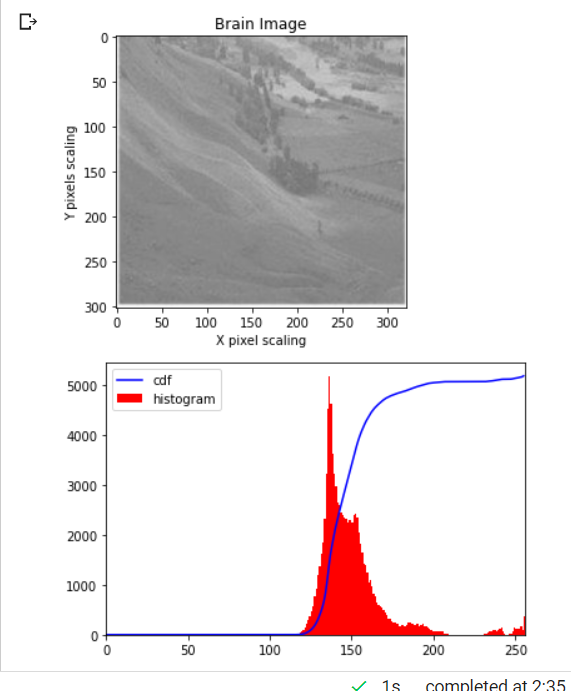
#> input picture Week 5/Wiki.png, 571 x 691 px, given in place of wiki.jpg, which was not available
$ jupyter execute 'Week 5 HW.ipynb'
#> lines starting #> are read from the running program, lines starting #| are printed output that depends on the picture; pictures that were not available may be replaced by others from this repository, and a replacement may not be noted
[cell 1]
import numpy as np
import cv2 as cv
from matplotlib import pyplot as plt
from matplotlib import image as mpimg
import sys

img = cv.imread("wiki.jpg",0)
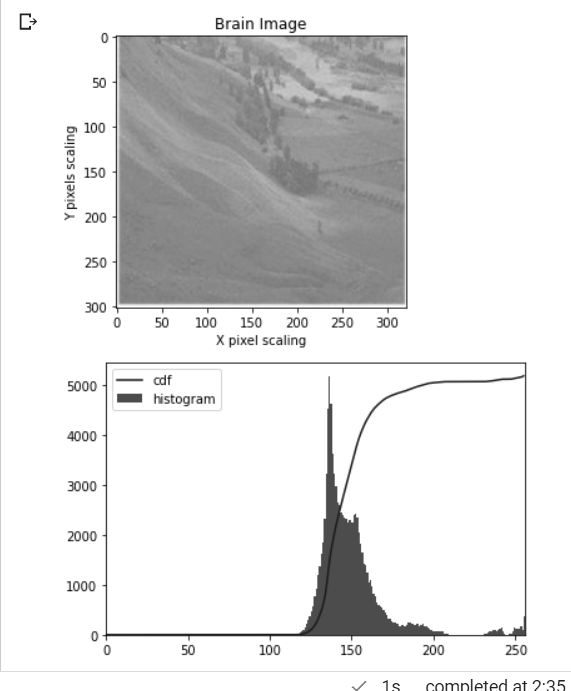
#> img: shape (691, 571); min 9, max 255, mean 225.5

plt.title("Wiki Image")
plt.xlabel("X pixel scaling")
plt.ylabel("Y pixels scaling")

image = mpimg.imread("wiki.jpg")
plt.imshow(image)
plt.show()


hist,bins = np.histogram(img.flatten(),256,[0,256])
#> hist = 256 values, max 288282 at index 255, min 0 at index 0, mean 1541.3; bins = 257 values from 0 to 256
cdf = hist.cumsum()
#> cdf = 256 values from 0 to 394561
cdf_normalized = cdf * float(hist.max()) / cdf.max()
#> cdf_normalized = 256 values from 0 to 288282
plt.plot(cdf_normalized, color = 'b')
plt.hist(img.flatten(),256,[0,256], color = 'r')
plt.xlim([0,256])
plt.legend(('cdf','histogram'), loc = 'upper left')
plt.show()
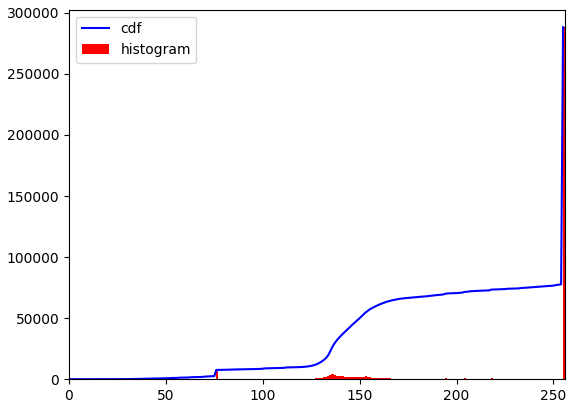
#> figure drawn by matplotlib, 1 panel; tallest bar 288282 high, from x = 255 to 256; curve peaks at x = 255, y = 288282

img = cv.imread('wiki.jpg',0)
equ = cv.equalizeHist(img)
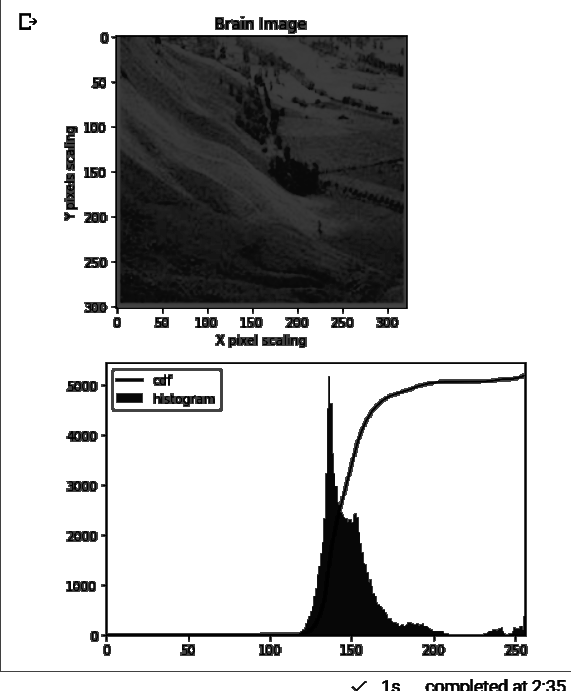
#> equ: shape (691, 571); min 0, max 255, mean 195.8
res = np.hstack((img,equ)) #stacking images side-by-side
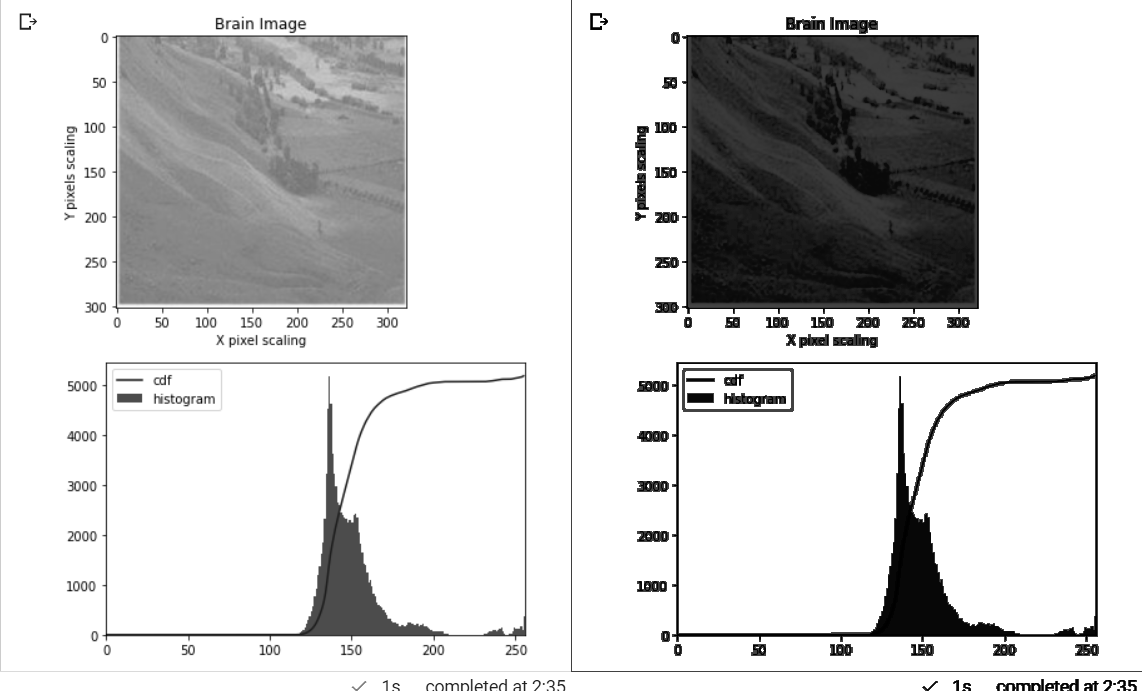
#> res: shape (691, 1142); min 0, max 255, mean 210.6
cv.imwrite('res.png',res)

image2 = mpimg.imread("res.png",0)
#> image2: shape (691, 1142) float32; min 0, max 1, mean 0.826
plt.imshow(image2)
plt.show()

$ run again, with Week 5/Brain.png copied over Week 5/Wiki.png
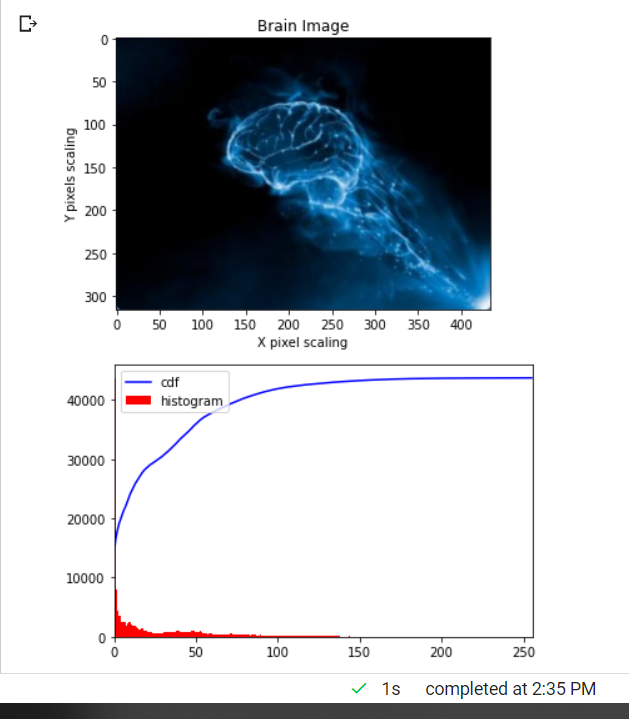
#> input picture Week 5/Brain.png, 629 x 719 px, given in place of wiki.jpg, which was not available
#> `img = cv.imread("wiki.jpg",0)`:
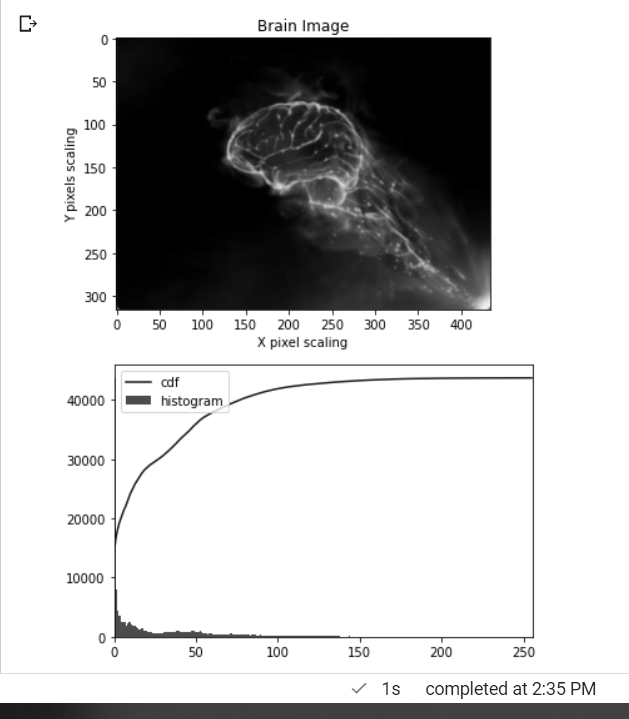
#> img: shape (719, 629); min 0, max 255, mean 194.1
#> hist = 256 values, max 318703 at index 255, min 45 at index 209, mean 1766.6; bins = 257 values from 0 to 256
#> cdf = 256 values from 34005 to 452251
#> cdf_normalized = 256 values from 23963.5 to 318703
#> `res = np.hstack((img,equ))`:
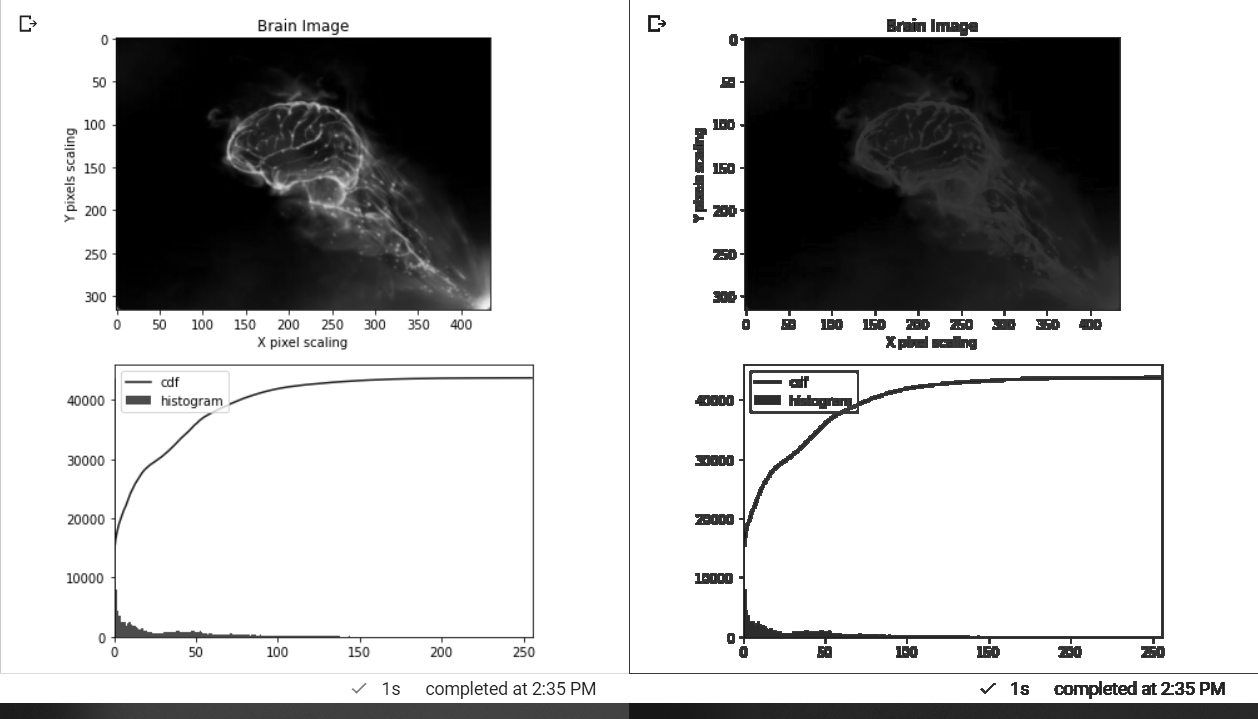
#> res: shape (719, 1258); min 0, max 255, mean 190.3

$ run again, with Week 5/Equ.png copied over Week 5/Wiki.png
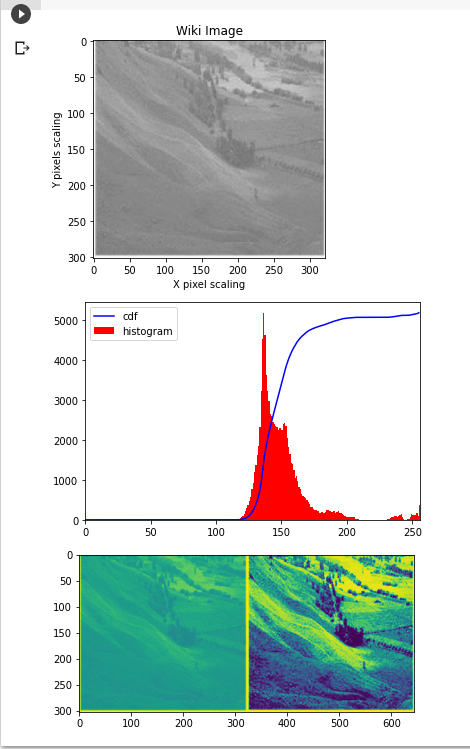
#> input picture Week 5/Equ.png, 470 x 749 px, given in place of wiki.jpg, which was not available
#> `img = cv.imread("wiki.jpg",0)`:
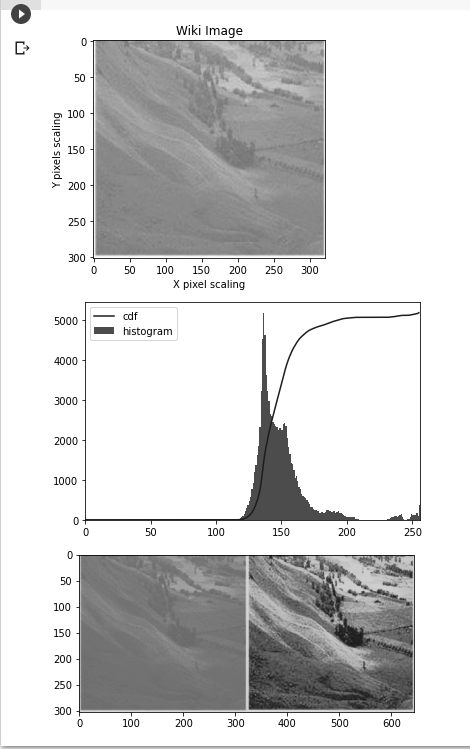
#> img: shape (749, 470); min 0, max 255, mean 212.4
#> hist = 256 values, max 228492 at index 255, min 0 at index 10, mean 1375.1; bins = 257 values from 0 to 256
#> cdf = 256 values from 24 to 352030
#> cdf_normalized = 256 values from 15.58 to 228492
#> `res = np.hstack((img,equ))`:
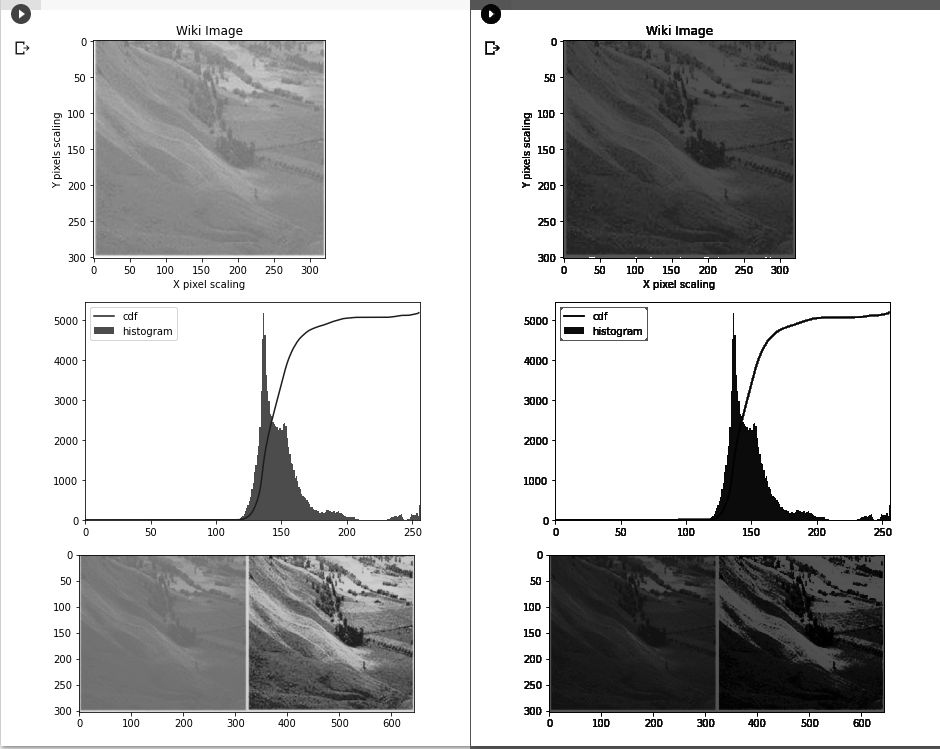
#> res: shape (749, 940); min 0, max 255, mean 196.9
